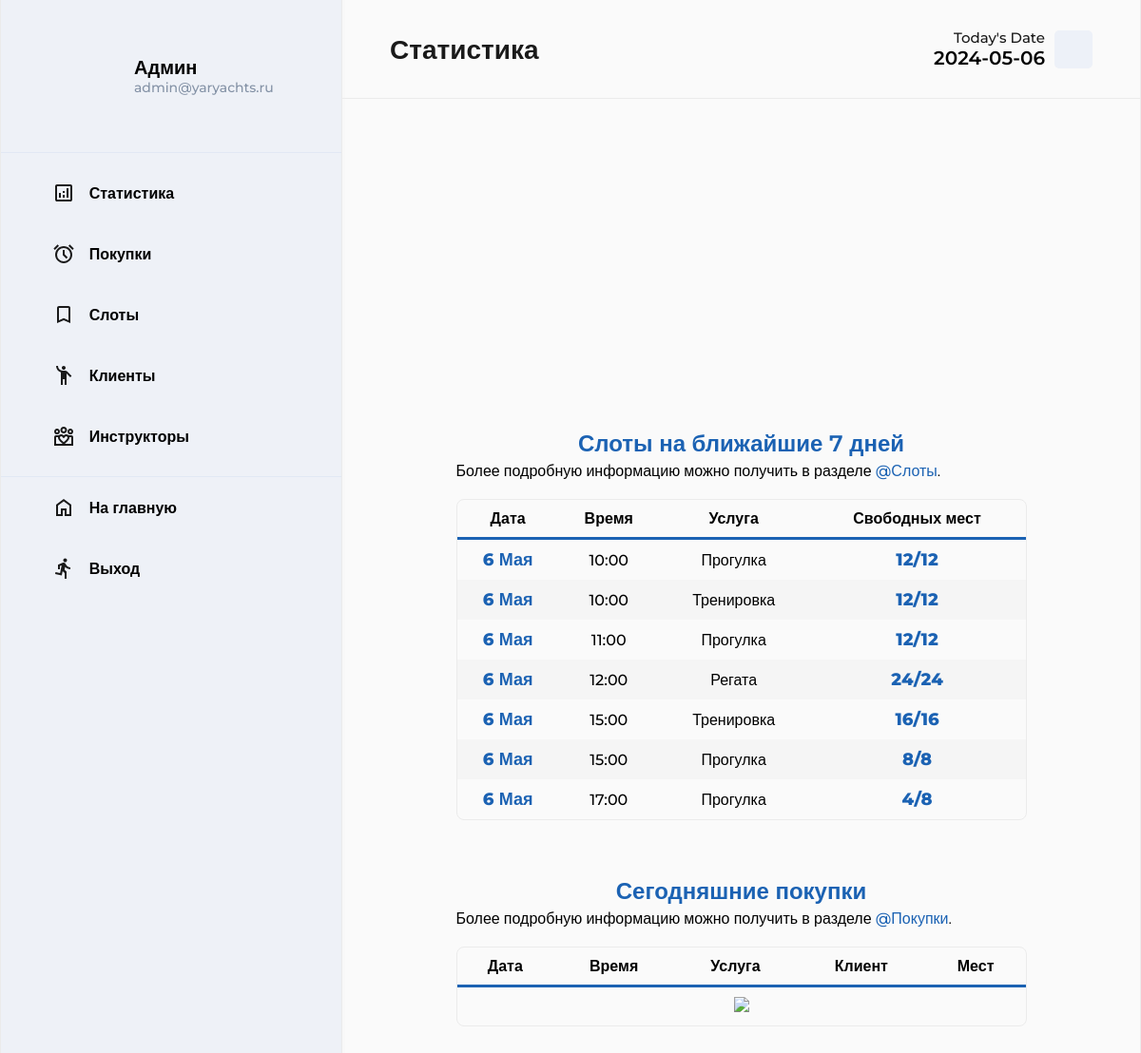
/admin/index.php (signed in), run on the app's committed database.
### tables this page shows
CREATE TABLE `timeslots` (
  `slot_id` int(11) NOT NULL,
  `service_id` int(11) NOT NULL,
  `date` date NOT NULL,
  `time_start` time NOT NULL,
  `time_finish` time NOT NULL,
  `total_capacity` smallint(6) NOT NULL,
  `remaining_capacity` smallint(6) NOT NULL
);

CREATE TABLE `services` (
  `service_id` int(11) NOT NULL,
  `name` varchar(255) NOT NULL,
  `description` text,
  `duration` decimal(5,2) NOT NULL,
  `price` decimal(10,0) NOT NULL
);

### app/database/db.php (called while the page is built, shortened)
<?php
function formatData($dateString){
    $dateObj = DateTime::createFromFormat('Y-m-d', $dateString);
    $months = [
        1 => 'Января',
        2 => 'Февраля',
        3 => 'Марта',
        4 => 'Апреля',
        5 => 'Мая',
        6 => 'Июня',
        7 => 'Июля',
        8 => 'Августа',
        9 => 'Сентября',
        10 => 'Октября',
        11 => 'Ноября',
        12 => 'Декабря'
    ];
    $day = ltrim($dateObj->format('d'), '0');
    $monthNum = (int)$dateObj->format('m');
    $month = $months[$monthNum];
    return $day . ' ' . $month;
}
function formatTime($timeString){
    $timeObj = DateTime::createFromFormat('H:i:s', $timeString);
    return $timeObj->format('H:i');
}

### admin/index.php (the view, shortened to what this page needs)
<?php
    include "./../app/database/db.php";
?>
<!DOCTYPE html>
<html lang="en">
<head>
    <link rel="stylesheet" href="../assets/css/dashboard.css">
    <link rel="stylesheet" href="../assets/css/dashmedia.css">
</head>
<body>
    <div class="dashboard">
        <?php include("../app/include/admin_sidebar.php"); ?>
        <div class="body">
            <header class="header">
                <h1 class="header__title">Статистика</h1>
                <div class="header__calendar">
                    <div class="calendar__text">
                        <p class="calendar__title">Today's Date</p>
                        <p class="calendar__date">
                            <?php
                                $date = date('Y-m-d');
                                $timeNow = date("H:i:s");
                                echo $date;
                            ?>
                        </p>
                    </div>
                    <div class="calendar__img">
                        <lord-icon src="https://cdn.lordicon.com/abfverha.json" trigger="hover" colors="primary:#1a1a1a" style="width:40px;height:40px"></lord-icon>
                    </div>
                </div>
            </header>
            <main class="main">
                <div class="main__container">
                    <div class="statistics">
                        <div class="statistics__group">
                        </div>
                        <div class="statistics__group">
                        </div>
                    </div>
                    <div class="table__wrapper">
                        <div class="table__item">
                            <div class="table__desc">
                                <div class="desc__title">
                                    Слоты на ближайшие 7 дней
                                </div>
                                <div class="desc__text">
                                    Более подробную информацию можно получить в разделе <a href="timeslots.php" style="color: var(--accent-blue); font-weight:500">@Слоты</a>.
                                </div>
                            </div>
                            <table class="main__table">
                                <thead>
                                    <tr>
                                        <th>Дата</th>
                                        <th>Время</th>
                                        <th>Услуга</th>
                                        <th>Свободных&nbsp;мест</th>
                                    </tr>
                                </thead>
                                <tbody>
                                    <?php
                                        $sql = "SELECT timeslots.slot_id, services.name, timeslots.date, timeslots.time_start, timeslots.total_capacity,timeslots.remaining_capacity
                                        FROM timeslots
                                        INNER JOIN services ON timeslots.service_id = services.service_id
                                        WHERE timeslots.date BETWEEN '$date' AND DATE_ADD('$date', INTERVAL 7 DAY) AND (timeslots.date > '$date' OR (timeslots.date = '$date' AND timeslots.time_start > '$timeNow'))
                                        ORDER BY timeslots.date, timeslots.time_start ASC";
                                        $query = $pdo->prepare($sql);
                                        $query->execute();
                                        $rowCount =  $query->rowCount();
                                        if($rowCount > 0){
                                            while ($row =  $query->fetch()) {
                                                $formatDate = formatData($row['date']);
                                                $time_start = formatTime($row['time_start']);
                                                $capacity = $row['remaining_capacity'] . '/' . $row['total_capacity'];
                                                echo "<tr>" .
                                                "<td style='font-size:18px; font-weight:800; color: var(--accent-blue); white-space: nowrap;'>" . $formatDate . "</td>" .
                                                "<td>" . $time_start . "</td>" .
                                                "<td>" . $row['name'] . "</td>" .
                                                "<td style='font-size:18px; font-weight:800; color: var(--accent-blue);'>" . $capacity . "</td>" .
                                                "</tr>";
                                            }
                                        } else {
                                            echo '<tr>
                                            <td colspan="4">
                                            <img src="../assets/img/icon/not_found.svg" width="260px">
                                            </td>
                                            </tr>';
                                        }
                                    ?>
                                </tbody>
                            </table>
                        </div>
                        <div class="table__item">
                            <div class="table__desc">
                                <div class="desc__title">
                                    Сегодняшние покупки
                                </div>
                                <div class="desc__text">
                                    Более подробную информацию можно получить в разделе <a href="bookings.php" style="color: var(--accent-blue); font-weight:500">@Покупки</a>.
                                </div>
                            </div>
                            <table class="main__table">
                                <thead>
                                    <tr>
                                        <th>Дата</th>
                                        <th>Время</th>
                                        <th>Услуга</th>
                                        <th>Клиент</th>
                                        <th>Мест</th>
                                    </tr>
                                </thead>
                                <tbody>
                                    <?php
                                        $sql = "SELECT timeslots.date, timeslots.time_start, services.name, CONCAT(clients.client_surname ,' ', clients.client_name) AS client, bookings.booked_capacity
                                        FROM bookings
                                        INNER JOIN timeslots ON bookings.slot_id = timeslots.slot_id
                                        INNER JOIN services ON timeslots.service_id = services.service_id
                                        INNER JOIN clients ON bookings.client_id = clients.client_id
                                        WHERE DATE(bookings.timestamp) = '$date' AND bookings.status = 1
                                        ORDER BY timeslots.date, timeslots.time_start ASC";
                                        $query = $pdo->prepare($sql);
                                        $query->execute();
                                        $rowCount =  $query->rowCount();
                                        if($rowCount > 0){
                                            while ($row =  $query->fetch()) {
                                                $formatDate = formatData($row['date']);
                                                $time_start = formatTime($row['time_start']);
                                                echo "<tr>" .
                                                "<td style='font-size:18px; font-weight:800; color: var(--accent-blue); white-space: nowrap;'>" . $formatDate . "</td>" .
                                                "<td>" . $time_start . "</td>" .
                                                "<td>" . $row['name'] . "</td>" .
                                                "<td>" . $row['client'] . "</td>" .
                                                "<td style='font-size:18px; font-weight:800; color: var(--accent-blue);'>" . $row['booked_capacity'] . "</td>" .
                                                "</tr>";
                                            }
                                        } else {
                                            echo '<tr>
                                            <td colspan="5">
                                            <img src="../assets/img/icon/not_found.svg" width="260px">
                                            </td>
                                            </tr>';
                                        }
                                    ?>
                                </tbody>
                            </table>
                        </div>
                    </div>
                </div>
            </main>
        </div>
    </div>
</body>
</html>

### assets/css/dashboard.css (style rules this page uses)
body { background: var(--bg-white); line-height: normal; }
.dashboard { min-height: 100vh; max-width: 1920px; margin: 0 auto; }
.body { height: 100vh; overflow-y: auto; margin-left: 360px ; border-right: 1.5px solid var(--primary-border); box-shadow: 0 0px 0px 2px rgba(240, 240, 240, 0.3); }
.header { display: flex; justify-content: space-between; align-items: center; padding: 30px 50px; border-bottom: 1.5px solid var(--primary-border); gap: 20px; }
.header__title { color: var(--primary-black); font-weight: 900; font-size: 28px; }
.header__calendar { display: flex; align-items: center; gap: 10px; }
.calendar__text { text-align: end; min-width: 110px; white-space: nowrap; }
.calendar__title { font-size: 15px; font-weight: 500; opacity: .9; }
.calendar__date { font-size: 20px; font-weight: 600; }
.calendar__img { width: 40px; height: 40px; background: rgba(105, 145, 214, .09); border-radius: 5px; }
.main__container { width: calc(100% - 100px); margin: auto; padding: 20px 0 40px 0; }
.statistics { display: flex; flex-wrap: wrap; justify-content: center; width: 100%; column-gap: 20px; }
.statistics__group { display: flex; flex-wrap: wrap; justify-content: center; column-gap: 20px; }
.table__wrapper { margin-top: 40px; width: 100%; display: flex; flex-wrap: wrap; justify-content:center; gap: 60px; }
.table__item { width: 600px; max-height: 580px; overflow: auto; }
.table__desc { margin-bottom: 20px; }
.desc__title { text-align: center; font-size: 24px; font-weight: 600; color: var(--accent-blue); padding-bottom: 5px; }
.main__table { border-spacing: 0; width: 100%; margin: auto; border: 1px solid var(--primary-border); border-radius: 8px; caption-side: top !important; border-collapse: separate !important; }
tr { transition: all .5s; }
th, td { text-align: center; padding: 10px; }
th { border-bottom: 3px solid var(--accent-blue); font-weight: 600; }
td { font-weight: 500; }
tr:nth-child(even) { background-color: #f5f5f5; }

### assets/css/dashmedia.css (style rules this page uses)
@media (max-width:1350px) { .header { flex-wrap: wrap; } }
@media (max-width:1350px) { .header__title, .header__search, .header__calendar { flex: 1 0 auto; } }
@media (max-width:1350px) { .header__calendar { justify-content: end; } }

### assets/css/default.css (style rules this page uses)
:root { --primary-blue: #4e88b8; --light-blue:#a8c7e7; --primary-black:#1a1a1a; --primary-grey: #3a3a3a; --accent-blue: #1b62b3; --bg-white:#fafafa; --primary-border:#ebebeb; --error-red: #E32636; }
* { margin: 0; padding: 0; box-sizing: border-box; }
a { text-decoration: none; }
p { margin-bottom: 0 !important; }
h1 { line-height: normal !important; margin: 0 !important; }
body { font-family: "Montserrat", sans-serif; background-color: #ffffff; }
img { max-width: 100%; }

### data on the page
timeslots: date "6 Мая", time_start "10:00", service.name "Прогулка", capacity "12/12"
timeslots: date "6 Мая", time_start "10:00", service.name "Тренировка", capacity "12/12"
timeslots: date "6 Мая", time_start "11:00", service.name "Прогулка", capacity "12/12"
timeslots: date "6 Мая", time_start "12:00", service.name "Регата", capacity "24/24"
timeslots: date "6 Мая", time_start "15:00", service.name "Тренировка", capacity "16/16"
timeslots: date "6 Мая", time_start "15:00", service.name "Прогулка", capacity "8/8"
timeslots: date "6 Мая", time_start "17:00", service.name "Прогулка", capacity "4/8"

### other printed values
$_SESSION["email"] "admin@yaryachts.ru"
